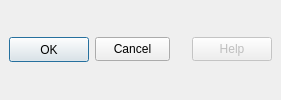
       <widget class="QFrame" name="buttonFrame">
        <property name="sizePolicy">
         <sizepolicy hsizetype="Fixed" vsizetype="Fixed">
          <horstretch>0</horstretch>
          <verstretch>0</verstretch>
         </sizepolicy>
        </property>
        <property name="frameShape">
         <enum>QFrame::NoFrame</enum>
        </property>
        <property name="frameShadow">
         <enum>QFrame::Raised</enum>
        </property>
        <layout class="QGridLayout">
         <property name="leftMargin">
          <number>9</number>
         </property>
         <property name="topMargin">
          <number>9</number>
         </property>
         <property name="rightMargin">
          <number>9</number>
         </property>
         <property name="bottomMargin">
          <number>9</number>
         </property>
         <property name="spacing">
          <number>6</number>
         </property>
         <item row="0" column="2">
          <spacer>
           <property name="orientation">
            <enum>Qt::Horizontal</enum>
           </property>
           <property name="sizeType">
            <enum>QSizePolicy::Expanding</enum>
           </property>
           <property name="sizeHint" stdset="0">
            <size>
             <width>16</width>
             <height>25</height>
            </size>
           </property>
          </spacer>
         </item>
         <item row="0" column="0">
          <widget class="QPushButton" name="ok_Button">
           <property name="minimumSize">
            <size>
             <width>75</width>
             <height>24</height>
            </size>
           </property>
           <property name="maximumSize">
            <size>
             <width>16777215</width>
             <height>75</height>
            </size>
           </property>
           <property name="text">
            <string>OK</string>
           </property>
           <property name="autoRepeat">
            <bool>false</bool>
           </property>
           <property name="default">
            <bool>true</bool>
           </property>
          </widget>
         </item>
         <item row="0" column="1">
          <widget class="QPushButton" name="cancel_Button">
           <property name="minimumSize">
            <size>
             <width>75</width>
             <height>24</height>
            </size>
           </property>
           <property name="maximumSize">
            <size>
             <width>75</width>
             <height>16777215</height>
            </size>
           </property>
           <property name="text">
            <string>Cancel</string>
           </property>
          </widget>
         </item>
         <item row="0" column="3">
          <widget class="QPushButton" name="help_Button">
           <property name="enabled">
            <bool>false</bool>
           </property>
           <property name="minimumSize">
            <size>
             <width>0</width>
             <height>24</height>
            </size>
           </property>
           <property name="text">
            <string>Help</string>
           </property>
          </widget>
         </item>
        </layout>
       </widget>
